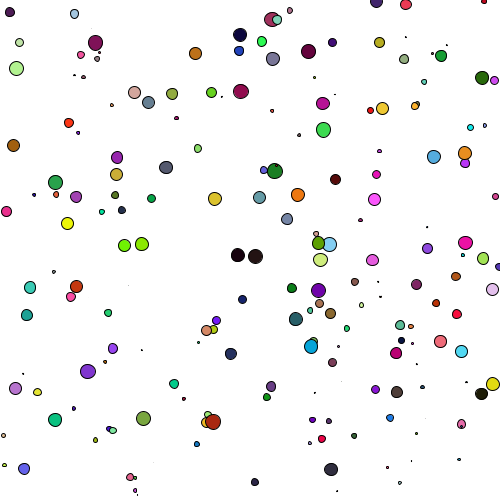
Frame 1 (no input)
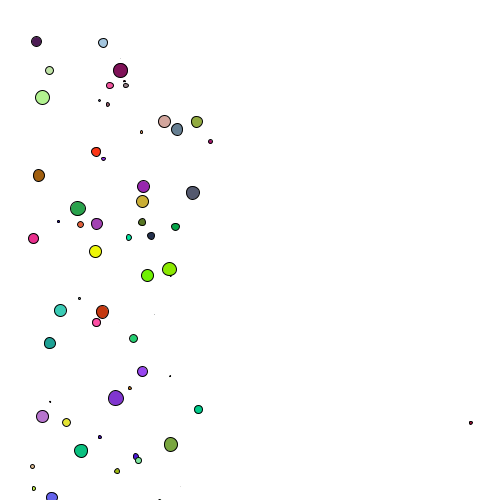
Frame 60 (the mouse pressed at the canvas centre just before this capture)
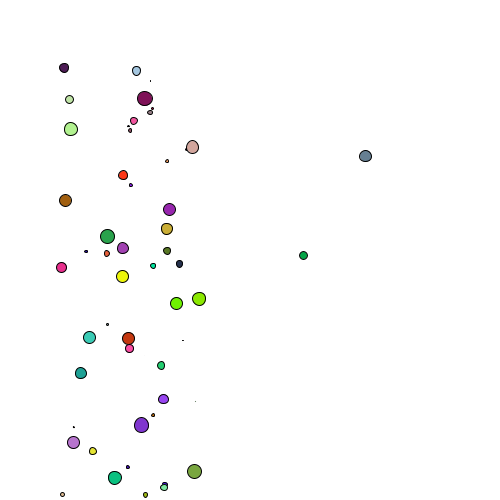
Frame 120 (the mouse held since frame 60 and released just before this capture)

The Processing sketch that drew these frames (run headless with seeded random() and noise(); from frame 60 on, the mouse is pressed at the canvas centre):

// Processing sketch: processing_168514
// ── processing_168514.pde


Cell[] myCells = new Cell[200];


void setup() {
  size(500, 500);
  for (int i = 0; i < myCells.length; i ++) {
    myCells[i] = new Cell();
  }
}

void draw() {
  background(255);
  for (int i=0; i< myCells.length; i++) {
    myCells[i].display();
    myCells[i].update();
    myCells[i].checkedges();
  }
}
void keyPressed(){
  save("processing.jpg");
}
//set variables
class Cell{
  
  float xlocation;
  float ylocation;
  float dia;
  boolean isseed;
  float cellred, cellgreen, cellblue;
  float lineweight;
  

  
  Cell(){
  
    xlocation = random(0,500);//set random colours
    ylocation = random(0,500);
    dia = random(15);
    isseed = false;
    cellred = random(255);//set random colours
    cellgreen = random(255);
    cellblue = random(255);
    lineweight = random(1);
  }
  
  void display(){
    stroke(lineweight);
    fill(cellred,cellgreen,cellblue);
    ellipse(xlocation, ylocation, dia,dia);
  }
  void update(){
    xlocation = xlocation+random(-0.1,1);
    ylocation = ylocation+random(-0.1,1);
  }
  void checkedges() {
  if ((xlocation > (200)) || (xlocation< 0)) {
    xlocation=(xlocation+10);

  }
}
}
